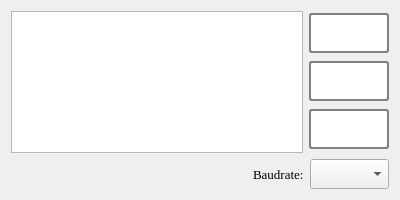
<?xml version="1.0" encoding="UTF-8"?>
<ui version="4.0">
 <class>CHComForm</class>
 <widget class="QWidget" name="CHComForm">
  <property name="windowModality">
   <enum>Qt::ApplicationModal</enum>
  </property>
  <property name="geometry">
   <rect>
    <x>0</x>
    <y>0</y>
    <width>400</width>
    <height>200</height>
   </rect>
  </property>
  <property name="minimumSize">
   <size>
    <width>400</width>
    <height>200</height>
   </size>
  </property>
  <property name="maximumSize">
   <size>
    <width>600</width>
    <height>200</height>
   </size>
  </property>
  <property name="font">
   <font>
    <family>Times New Roman</family>
    <pointsize>10</pointsize>
   </font>
  </property>
  <property name="contextMenuPolicy">
   <enum>Qt::ActionsContextMenu</enum>
  </property>
  <property name="windowTitle">
   <string>Selecting Port</string>
  </property>
  <property name="autoFillBackground">
   <bool>false</bool>
  </property>
  <property name="styleSheet">
   <string notr="true"/>
  </property>
  <layout class="QHBoxLayout" name="horizontalLayout">
   <item>
    <layout class="QVBoxLayout" name="verticalLayout_2">
     <item>
      <layout class="QHBoxLayout" name="horizontalLayout_2">
       <item>
        <widget class="QListWidget" name="ListPort">
         <property name="sizePolicy">
          <sizepolicy hsizetype="Expanding" vsizetype="Expanding">
           <horstretch>0</horstretch>
           <verstretch>0</verstretch>
          </sizepolicy>
         </property>
        </widget>
       </item>
       <item>
        <layout class="QVBoxLayout" name="verticalLayout">
         <item>
          <widget class="QPushButton" name="BTNPortRefresh">
           <property name="minimumSize">
            <size>
             <width>80</width>
             <height>40</height>
            </size>
           </property>
           <property name="maximumSize">
            <size>
             <width>80</width>
             <height>40</height>
            </size>
           </property>
           <property name="styleSheet">
            <string notr="true">QPushButton {
background-color: white;
color: black;
border: 2px solid grey;
border-radius: 3px;
}
QPushButton:pressed{
background-color: grey;
}
</string>
           </property>
           <property name="text">
            <string/>
           </property>
           <property name="icon">
            <iconset>
             <normaloff>:/images/refreshing.png</normaloff>:/images/refreshing.png</iconset>
           </property>
           <property name="iconSize">
            <size>
             <width>30</width>
             <height>30</height>
            </size>
           </property>
          </widget>
         </item>
         <item>
          <widget class="QPushButton" name="BTNOK">
           <property name="minimumSize">
            <size>
             <width>80</width>
             <height>40</height>
            </size>
           </property>
           <property name="maximumSize">
            <size>
             <width>80</width>
             <height>40</height>
            </size>
           </property>
           <property name="styleSheet">
            <string notr="true">QPushButton {
background-color: white;
color: black;
border: 2px solid grey;
border-radius: 3px;
}
QPushButton:pressed{
background-color: grey;
}
</string>
           </property>
           <property name="text">
            <string/>
           </property>
           <property name="icon">
            <iconset>
             <normaloff>:/images/ok.png</normaloff>:/images/ok.png</iconset>
           </property>
           <property name="iconSize">
            <size>
             <width>30</width>
             <height>30</height>
            </size>
           </property>
          </widget>
         </item>
         <item>
          <widget class="QPushButton" name="BTNCancle">
           <property name="minimumSize">
            <size>
             <width>80</width>
             <height>40</height>
            </size>
           </property>
           <property name="maximumSize">
            <size>
             <width>80</width>
             <height>40</height>
            </size>
           </property>
           <property name="styleSheet">
            <string notr="true">QPushButton {
background-color: white;
color: black;
border: 2px solid grey;
border-radius: 3px;
}
QPushButton:pressed{
background-color: grey;
}
</string>
           </property>
           <property name="text">
            <string/>
           </property>
           <property name="icon">
            <iconset>
             <normaloff>:/images/cancel.png</normaloff>:/images/cancel.png</iconset>
           </property>
           <property name="iconSize">
            <size>
             <width>30</width>
             <height>30</height>
            </size>
           </property>
          </widget>
         </item>
        </layout>
       </item>
      </layout>
     </item>
     <item>
      <layout class="QHBoxLayout" name="horizontalLayout_3">
       <item>
        <spacer name="horizontalSpacer">
         <property name="orientation">
          <enum>Qt::Horizontal</enum>
         </property>
         <property name="sizeHint" stdset="0">
          <size>
           <width>40</width>
           <height>20</height>
          </size>
         </property>
        </spacer>
       </item>
       <item>
        <widget class="QLabel" name="LabelBaud">
         <property name="sizePolicy">
          <sizepolicy hsizetype="Maximum" vsizetype="Preferred">
           <horstretch>0</horstretch>
           <verstretch>0</verstretch>
          </sizepolicy>
         </property>
         <property name="text">
          <string>Baudrate:</string>
         </property>
        </widget>
       </item>
       <item>
        <widget class="QComboBox" name="CBoxBaudrate">
         <property name="minimumSize">
          <size>
           <width>0</width>
           <height>30</height>
          </size>
         </property>
        </widget>
       </item>
      </layout>
     </item>
    </layout>
   </item>
  </layout>
 </widget>
 <resources/>
 <connections/>
</ui>
